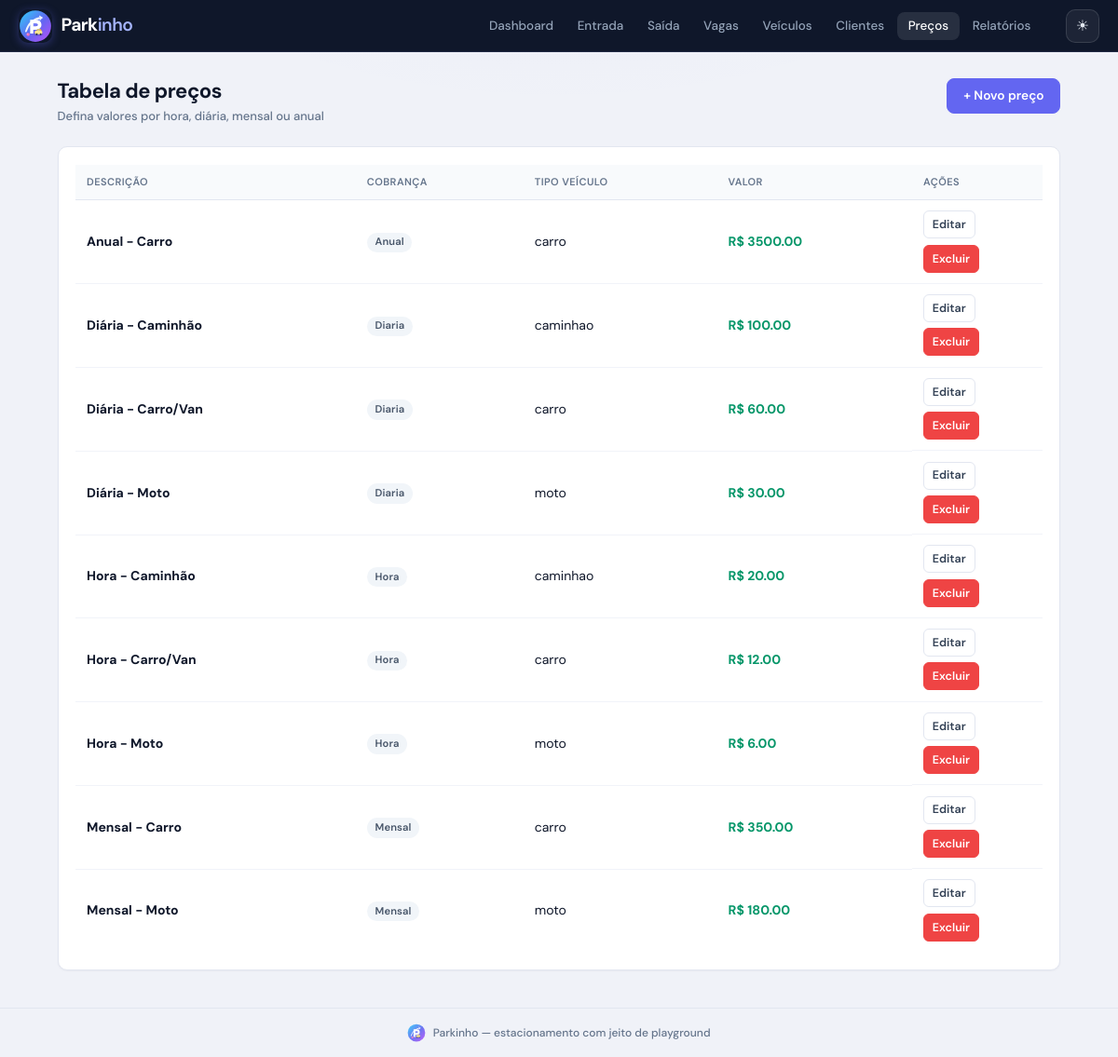
The page /precos on the database its author committed.
### tables this page shows
CREATE TABLE precos (
            id INTEGER PRIMARY KEY AUTOINCREMENT,
            descricao TEXT NOT NULL,
            tipo_cobranca TEXT NOT NULL,   -- hora, diaria, mensal, anual
            valor REAL NOT NULL,
            tipo_veiculo TEXT DEFAULT 'todos'  -- todos, carro, moto, etc
        );

### app.py (the view)
@app.route("/precos")
def listar_precos():
    conn = get_db()
    precos = conn.execute("SELECT * FROM precos ORDER BY tipo_cobranca, tipo_veiculo").fetchall()
    conn.close()
    return render_template("precos.html", precos=precos)

### app.py (called while the page is built)
def get_db():
    conn = sqlite3.connect(DATABASE)
    conn.row_factory = sqlite3.Row
    conn.execute("PRAGMA foreign_keys = ON")
    return conn

### templates/precos.html (shortened to what this page needs)
{% extends "base.html" %}
{% block content %}
<div class="page-head">
    <div>
        <h1>Tabela de preços</h1>
        <p class="page-subtitle">Defina valores por hora, diária, mensal ou anual</p>
    </div>
    <a href="{{ url_for('novo_preco') }}" class="btn btn-primary">+ Novo preço</a>
</div>
<div class="panel">
{% if precos %}
    <div class="table-scroll">
        <table>
            <thead>
                <tr>
                    <th>Descrição</th>
                    <th>Cobrança</th>
                    <th>Tipo veículo</th>
                    <th>Valor</th>
                    <th style="width:140px">Ações</th>
                </tr>
            </thead>
            <tbody>
                {% for p in precos %}
                <tr>
                    <td><strong>{{ p.descricao }}</strong></td>
                    <td><span class="badge">{{ p.tipo_cobranca }}</span></td>
                    <td>{{ p.tipo_veiculo }}</td>
                    <td class="valor">R$ {{ '%.2f'|format(p.valor) }}</td>
                    <td class="acoes">
                        <a href="{{ url_for('editar_preco', id=p.id) }}" class="btn btn-sm">Editar</a>
                        <form method="post" action="{{ url_for('excluir_preco', id=p.id) }}"
                              onsubmit="return confirm('Excluir o preço \"{{ p.descricao }}\"?');">
                            <button type="submit" class="btn btn-sm btn-danger">Excluir</button>
                        </form>
                    </td>
                </tr>
                {% endfor %}
            </tbody>
        </table>
    </div>
{% else %}
    <div class="empty-state">
        <p>Nenhum preço cadastrado.</p>
        <p class="muted">Cadastre pelo menos valores de <strong>hora</strong> (e opcionalmente diária) para o cálculo na saída.</p>
        <a href="{{ url_for('novo_preco') }}" class="btn btn-primary">Cadastrar preço</a>
    </div>
{% endif %}
</div>
{% endblock %}

### static/css/style.css (style rules this page uses)
:root { --bg: #f0f2f8; --surface: #ffffff; --text: #0f172a; --text-secondary: #334155; --muted: #64748b; --border: #e2e6f0; --border-light: #f1f3f9; --primary: #6366f1; --primary-hover: #4f46e5; --primary-soft: #eef2ff; --primary-dark: #312e81; --sky: #38bdf8; --violet: #a855f7; --accent-warm: #fbbf24; --accent-soft: #fdf4ff; --danger: #ef4444; --danger-hover: #dc2626; --danger-soft: #fef2f2; --success: #10b981; --success-hover: #059669; --success-soft: #ecfdf5; --warning: #f59e0b; --warning-soft: #fffbeb; --radius: 10px; --radius-sm: 8px; --radius-xs: 6px; --shadow: 0 1px 2px rgba(15, 23, 42, 0.04); --shadow-md: 0 2px 8px rgba(15, 23, 42, 0.06); --shadow-lg: 0 4px 16px rgba(15, 23, 42, 0.08); --font: "DM Sans", system-ui, -apple-system, BlinkMacSystemFont, sans-serif; --mono: ui-monospace, "SF Mono", "Cascadia Code", monospace; }
*, *::before, *::after { box-sizing: border-box; margin: 0; padding: 0; }
html { -webkit-font-smoothing: antialiased; -moz-osx-font-smoothing: grayscale; }
body { font-family: var(--font); background: var(--bg); background-image: radial-gradient(ellipse 80% 50% at 50% -20%, rgba(99, 102, 241, 0.06), transparent 60%); color: var(--text); line-height: 1.5; min-height: 100vh; display: flex; flex-direction: column; font-size: 15px; }
h1 { font-size: 1.375rem; font-weight: 700; letter-spacing: -0.02em; color: var(--text); }
.page-subtitle { font-size: 0.875rem; color: var(--muted); margin-top: 0.2rem; font-weight: 500; }
.panel { background: var(--surface); border-radius: var(--radius); border: 1px solid var(--border); box-shadow: var(--shadow); padding: 1.2rem 1.3rem; }
.table-scroll { overflow-x: auto; }
table { width: 100%; border-collapse: collapse; font-size: 0.875rem; }
th, td { padding: 0.7rem 0.8rem; text-align: left; border-bottom: 1px solid var(--border-light); }
th { font-weight: 600; color: var(--muted); font-size: 0.7rem; text-transform: uppercase; letter-spacing: 0.05em; background: #f8fafc; }
.panel table th:first-child, .panel table td:first-child { padding-left: 0; }
.panel table th:last-child, .panel table td:last-child { padding-right: 0; }
tr:last-child td { border-bottom: none; }
.panel table { margin: 0; }
.panel table th { background: transparent; }
.valor { font-weight: 650; color: var(--success-hover); font-variant-numeric: tabular-nums; }
.badge { display: inline-block; padding: 0.18rem 0.55rem; border-radius: 999px; font-size: 0.7rem; font-weight: 600; background: #f1f5f9; color: #475569; text-transform: capitalize; letter-spacing: 0.01em; line-height: 1.4; }
.btn { display: inline-flex; align-items: center; justify-content: center; gap: 0.35rem; padding: 0.5rem 1.05rem; border-radius: var(--radius-sm); border: 1px solid var(--border); background: var(--surface); color: var(--text-secondary); text-decoration: none; font-size: 0.855rem; font-weight: 550; font-family: inherit; cursor: pointer; transition: all 0.15s ease; line-height: 1.3; white-space: nowrap; }
.btn-primary { background: var(--primary); color: #fff; border-color: var(--primary); box-shadow: none; }
.btn-danger { background: var(--danger); color: #fff; border-color: var(--danger); box-shadow: 0 1px 2px rgba(239, 68, 68, 0.2); }
.btn-sm { padding: 0.3rem 0.65rem; font-size: 0.78rem; border-radius: var(--radius-xs); }
.acoes { display: flex; gap: 0.4rem; flex-wrap: wrap; align-items: center; }
.acoes form { display: inline; margin: 0; }
.page-head { display: flex; justify-content: space-between; align-items: flex-start; margin-bottom: 1.35rem; flex-wrap: wrap; gap: 0.85rem; }
.page-head h1 { margin: 0; }
.panel > .table-scroll { margin: 0 -0.15rem; }
.panel table th { background: #f8fafc; }
.panel > .table-scroll table th:first-child, .panel > .table-scroll table td:first-child { padding-left: 0.75rem; }
.panel > .table-scroll table th:last-child, .panel > .table-scroll table td:last-child { padding-right: 0.75rem; }
.page-subtitle { font-size: 0.8125rem; color: var(--muted); margin-top: 0.2rem; font-weight: 500; }
.page-head { margin-bottom: 1.25rem; padding-bottom: 0.15rem; }
.page-head h1 { line-height: 1.25; }
table { font-size: 0.875rem; }
th { font-size: 0.6875rem; letter-spacing: 0.04em; padding: 0.65rem 0.75rem; border-bottom: 1px solid var(--border); }
td { padding: 0.7rem 0.75rem; vertical-align: middle; }
.btn { min-height: 38px; font-weight: 600; }
.btn-sm { min-height: 30px; padding: 0.25rem 0.55rem; }
.btn-danger { box-shadow: none; }
.panel { box-shadow: var(--shadow); }

### rows shown on the page
precos: descricao "Anual - Carro", tipo_cobranca "Anual", tipo_veiculo "carro", valor "3500.00"
precos: descricao "Diária - Caminhão", tipo_cobranca "Diaria", tipo_veiculo "caminhao", valor "100.00"
precos: descricao "Diária - Carro/Van", tipo_cobranca "Diaria", tipo_veiculo "carro", valor "60.00"
precos: descricao "Diária - Moto", tipo_cobranca "Diaria", tipo_veiculo "moto", valor "30.00"
precos: descricao "Hora - Caminhão", tipo_cobranca "Hora", tipo_veiculo "caminhao", valor "20.00"
precos: descricao "Hora - Carro/Van", tipo_cobranca "Hora", tipo_veiculo "carro", valor "12.00"
precos: descricao "Hora - Moto", tipo_cobranca "Hora", tipo_veiculo "moto", valor "6.00"
precos: descricao "Mensal - Carro", tipo_cobranca "Mensal", tipo_veiculo "carro", valor "350.00"
precos: descricao "Mensal - Moto", tipo_cobranca "Mensal", tipo_veiculo "moto", valor "180.00"
